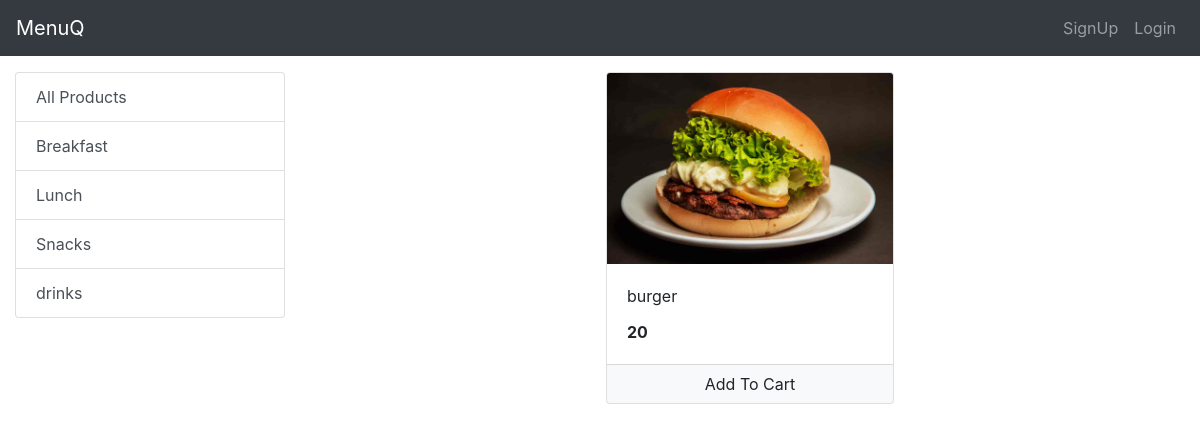
The app's page /?category=5 with its own data.
### shop/models/category.py (models this page shows, shortened)
class Category(models.Model):
    name=models.CharField(max_length=20)
    @staticmethod
    def get_all_categories():
        return Category.objects.all()

### shop/models/product.py (models this page shows, shortened)
class Product(models.Model):
    name=models.CharField(max_length=200)
    price=models.IntegerField(default=0)
    category= models.ForeignKey(Category,on_delete=models.CASCADE,default=1)
    image=models.ImageField(upload_to="uploads/products/")
    @staticmethod
    def get_products_by_all_categoryId(category_id):
        if category_id:
             return Product.objects.filter(category=category_id)
        else:
            return Product.get_all_products();

### shop/views/home.py (the view, shortened to what this page needs)
# urls.py: path("",Index.as_view(),name="homepage"),
class Index(View):
    def get(self,request):
       cart=request.session.get('cart')
       if not cart:
           request.session['cart'] ={}
       products=None
       categories = Category.get_all_categories()
       categoryId=request.GET.get('category')
       if categoryId:
              products= Product.get_products_by_all_categoryId(categoryId)
       else:
              products=Product.get_all_products();
       data = {}
       data['products']=products
       data['categories']=categories
       print('you are: ',request.session.get('email'))
       return render(request,'index.html', data)

### shop/templatetags/cart.py (called while the page is built)
@register.filter(name='is_in_cart')
def is_in_cart(product  , cart):
    keys = cart.keys()
    for id in keys:
        if int(id) == product.id:
            return True
    return False;

### shop/templates/index.html (shortened to what this page needs)
<!doctype html>
<html lang="en">
  <head>
    <link rel="stylesheet" href="https://maxcdn.bootstrapcdn.com/bootstrap/4.0.0/css/bootstrap.min.css">
  </head>
  <body>
    <nav class="navbar navbar-expand-lg navbar-dark bg-dark">
      <a class="navbar-brand" href="/">MenuQ</a>
      <div class="collapse navbar-collapse" id="navbarSupportedContent">
        <ul class="navbar-nav my-2 my-lg-0">
            {%if request.session.customer%}
          <li class="nav-item">
            <a class="nav-link" href="/cart">Cart
                         <span class="badge badge-info">{{request.session.cart.keys|length}}</span>
                <span class="sr-only">(current)</span></a>
          </li>
          <li class="nav-item">
            <a class="nav-link" href="/orders">Orders<span class="sr-only">(current)</span></a>
          </li>
          <li class="nav-item">
            <a class="nav-link" href="/logout">Logout<span class="sr-only">(current)</span></a>
          </li>
          {% else %}
          <li class="nav-item">
            <a class="nav-link" href="/signup/">SignUp<span class="sr-only">(current)</span></a>
          </li>
          <li class="nav-item">
            <a class="nav-link" href="/login/">Login<span class="sr-only">(current)</span></a>
          </li>
          {% endif %}
        </ul>
      </div>
    </nav>
  {%load cart%}
  <div class="container-fluid mt-3">
	<div class="row">
		<div class="col-lg-3 mx-auto">
			<div class="list-group">
				<a href="/" class="list-group-item list-group-item-action">All Products</a>
				{% for category in categories %}
				<a href="/?category={{category.id}}"
					class="list-group-item list-group-item-action">{{category.name}}</a>
				{% endfor %}
			</div>
		</div>
		<div id='products' class="col-lg-9 mx-auto">
			<div class="row mx-auto">
				{% for product in products %}
				<div class="card mx-auto mb-3" id={{product.id}} style="width: 18rem;">
					<img class="card-img-top" src={{product.image.url}} alt="Card image ">
					<div class="card-body">
						<p class="card-title">{{product.name}}</p>
						<p class="card-text"><b>{{product.price}}</b></p>
					</div>
					<div class="card-footer p-0 no-gutters">
						{% if product|is_in_cart:request.session.cart %}
						<div class="row no-gutters">
							<form action="/#{{product.id}}" class="col-2 " method="post">
								{% csrf_token %}
								<input hidden type="text" name='product' value='{{product.id}}'>
								<input hidden type="text" name='remove' value='True'>
								<input type="submit" value=" - " class="btn btn-block btn-dark border-right">
							</form>
							<div class="text-center col">{{product|cart_quantity:request.session.cart}} in Cart</div>
							<form action="/#{{product.id}}" class="col-2 " method="post">
								{% csrf_token %}
								<input hidden type="text" name='product' value='{{product.id}}'>
								<input type="submit" value=" + " class="btn btn-block btn-dark border-left">
							</form>
						</div>
						{% else %}
						<form action="/#{{product.id}}" method="POST" class="btn-block">
							<input type="submit" class="float-right btn btn-light  form-control"
								value="Add To Cart">
						</form>
						{% endif %}
					</div>
				</div>
				{% endfor %}
        </div>
        </div>
  </div>
   </div>
  </body>
</html>

### records on screen
Category: name "Breakfast"
Category: name "Lunch"
Category: name "Snacks"
Category: name "drinks"
Product: image (picture), name "burger", price "20"
